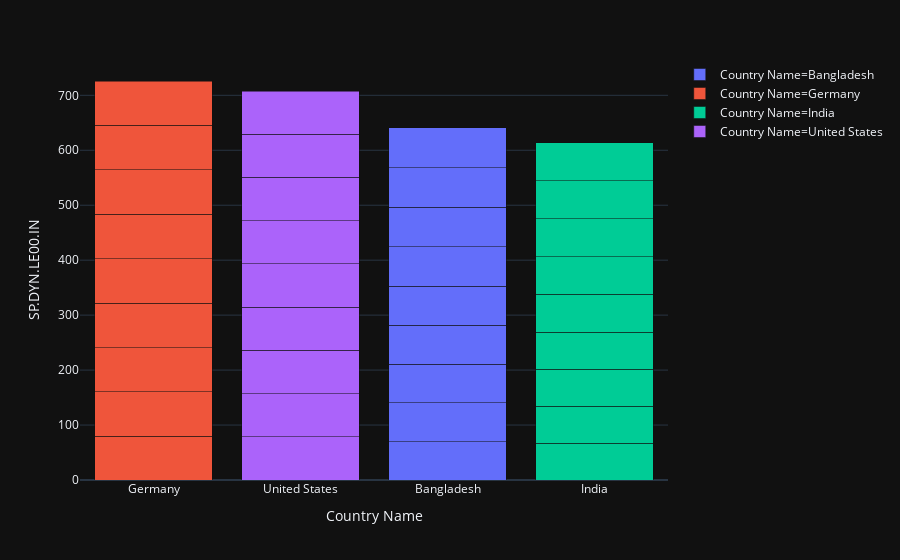

The code cell stored with this chart in its notebook:
### Code cell
#plot 7 bar
fig = px.bar(df2, x=df2['Country Name'], y=df2['SP.DYN.LE00.IN'],color=df2['Country Name'])
fig.update_layout(barmode='stack', xaxis={'categoryorder':'total descending'})
fig.show()

### Figure 1 — Plotly figure (JSON) as saved in the notebook; plotly's stock layout.template omitted (floating-point values rounded to 4 significant figures)
{"data": [{"alignmentgroup": "True", "hoverlabel": {"namelength": 0}, "hovertemplate": "Country Name=%{x}<br>SP.DYN.LE00.IN=%{y}", "legendgroup": "Country Name=Bangladesh", "marker": {"color": "#636efa"}, "name": "Country Name=Bangladesh", "offsetgroup": "Country Name=Bangladesh", "orientation": "v", "showlegend": true, "textposition": "auto", "type": "bar", "x": ["Bangladesh", "Bangladesh", "Bangladesh", "Bangladesh", "Bangladesh", "Bangladesh", "Bangladesh", "Bangladesh", "Bangladesh"], "xaxis": "x", "y": [69.88, 70.26, 70.61, 70.93, 71.23, 71.51, 71.78, 72.05, 72.32], "yaxis": "y"}, {"alignmentgroup": "True", "hoverlabel": {"namelength": 0}, "hovertemplate": "Country Name=%{x}<br>SP.DYN.LE00.IN=%{y}", "legendgroup": "Country Name=Germany", "marker": {"color": "#EF553B"}, "name": "Country Name=Germany", "offsetgroup": "Country Name=Germany", "orientation": "v", "showlegend": true, "textposition": "auto", "type": "bar", "x": ["Germany", "Germany", "Germany", "Germany", "Germany", "Germany", "Germany", "Germany", "Germany"], "xaxis": "x", "y": [79.99, 80.44, 80.54, 80.49, 81.09, 80.64, 80.99, 80.99, 80.89], "yaxis": "y"}, {"alignmentgroup": "True", "hoverlabel": {"namelength": 0}, "hovertemplate": "Country Name=%{x}<br>SP.DYN.LE00.IN=%{y}", "legendgroup": "Country Name=India", "marker": {"color": "#00cc96"}, "name": "Country Name=India", "offsetgroup": "Country Name=India", "orientation": "v", "showlegend": true, "textposition": "auto", "type": "bar", "x": ["India", "India", "India", "India", "India", "India", "India", "India", "India"], "xaxis": "x", "y": [66.69, 67.13, 67.55, 67.93, 68.29, 68.61, 68.9, 69.17, 69.42], "yaxis": "y"}, {"alignmentgroup": "True", "hoverlabel": {"namelength": 0}, "hovertemplate": "Country Name=%{x}<br>SP.DYN.LE00.IN=%{y}", "legendgroup": "Country Name=United States", "marker": {"color": "#ab63fa"}, "name": "Country Name=United States", "offsetgroup": "Country Name=United States", "orientation": "v", "showlegend": true, "textposition": "auto", "type": "bar", "x": ["United States", "United States", "United States", "United States", "United States", "United States", "United States", "United States", "United States"], "xaxis": "x", "y": [78.54, 78.64, 78.74, 78.74, 78.84, 78.69, 78.54, 78.54, 78.54], "yaxis": "y"}], "layout": {"barmode": "stack", "legend": {"tracegroupgap": 0}, "margin": {"t": 60}, "xaxis": {"anchor": "y", "categoryarray": ["Bangladesh", "Germany", "India", "United States"], "categoryorder": "total descending", "domain": [0, 1], "title": {"text": "Country Name"}}, "yaxis": {"anchor": "x", "domain": [0, 1], "title": {"text": "SP.DYN.LE00.IN"}}}}
